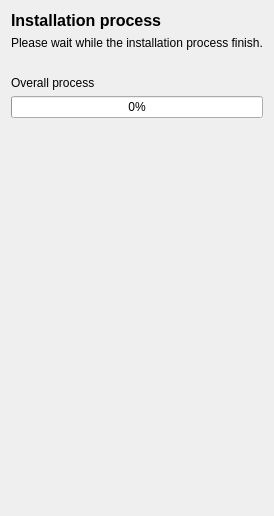
     <widget class="QWidget" name="pageInstallOverall">
      <layout class="QVBoxLayout" name="verticalLayout_9">
       <item>
        <widget class="QLabel" name="lblTitleProcessInstall">
         <property name="font">
          <font>
           <pointsize>12</pointsize>
           <weight>75</weight>
           <bold>true</bold>
          </font>
         </property>
         <property name="text">
          <string>Installation process</string>
         </property>
        </widget>
       </item>
       <item>
        <widget class="QLabel" name="lblText8_1">
         <property name="text">
          <string>Please wait while the installation process finish.</string>
         </property>
        </widget>
       </item>
       <item>
        <spacer name="verticalSpacer_10">
         <property name="orientation">
          <enum>Qt::Vertical</enum>
         </property>
         <property name="sizeType">
          <enum>QSizePolicy::Fixed</enum>
         </property>
         <property name="sizeHint" stdset="0">
          <size>
           <width>20</width>
           <height>20</height>
          </size>
         </property>
        </spacer>
       </item>
       <item>
        <widget class="QLabel" name="lblTextProcessInfo">
         <property name="text">
          <string>Overall process</string>
         </property>
        </widget>
       </item>
       <item>
        <widget class="QProgressBar" name="prbDBInstallClient">
         <property name="maximum">
          <number>100</number>
         </property>
         <property name="value">
          <number>0</number>
         </property>
        </widget>
       </item>
       <item>
        <spacer name="verticalSpacer_11">
         <property name="orientation">
          <enum>Qt::Vertical</enum>
         </property>
         <property name="sizeHint" stdset="0">
          <size>
           <width>20</width>
           <height>387</height>
          </size>
         </property>
        </spacer>
       </item>
      </layout>
     </widget>
